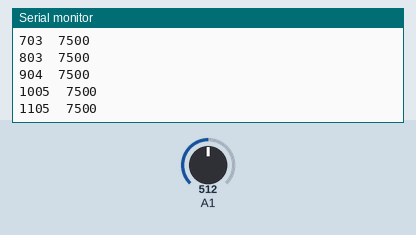
A sketch run on a simulated Arduino Uno, built with avr-gcc and run on an emulated ATmega328P. On the bench: the last lines printed to the serial monitor. Inputs (shaded band) come from the test bench; at power-on: A1 = 512.

Above: at 1.2 s.
1.3 s: A1 set to 716
At 1.31 s:
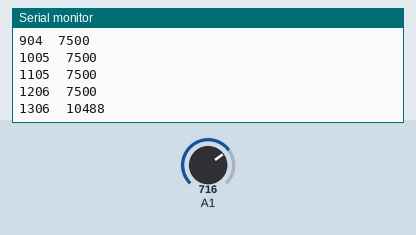
2.8 s: A1 set to 900
At 2.82 s:
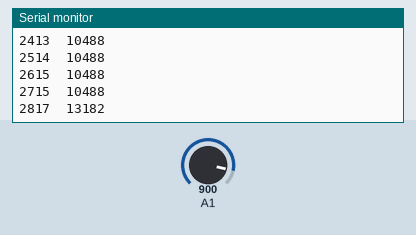
Timing chart, 0 to 5.8 s (numbered marks = the images above; inputs shaded):
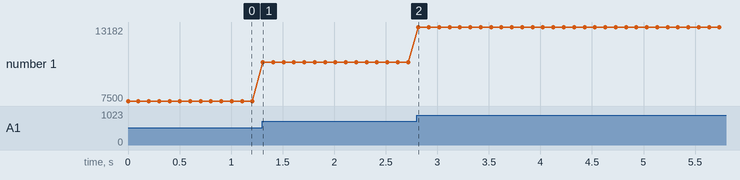

Measured:
- after the input at 1.3 s, the serial monitor: prints a new line at once (image 1)
- plotted number 1: 7500 → 10488 after the input at 1.3 s

The sketch:

currentMeasure.ino
```cpp
int value = 0;
int x = 0;
unsigned long StartTime = millis();


void setup() {
  Serial.begin(9600);
  pinMode(A1,INPUT);
}

void loop() {
  value = analogRead(A1);
  x = map(value, 0, 1024, 0, 5000);
  unsigned long CurrentTime = millis();
  unsigned long ElapsedTime = CurrentTime - StartTime;
  int jannite = x*3;
  Serial.print(ElapsedTime);
  //Serial.print("\t");
  //Serial.print(x);
  Serial.print("\t");
  Serial.println(jannite);
  delay(100);
}
```
